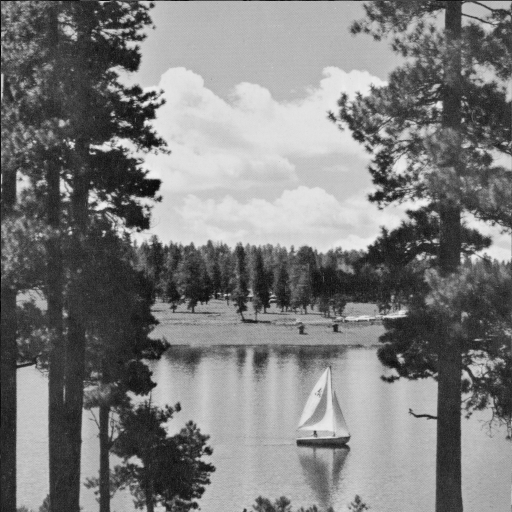
%> input picture 201501090/LAKE.TIF, 512 x 512 px
$ octave question2.m   (GNU Octave 9; MATLAB toolbox functions it lacks are replaced by stand-ins)
%> lines starting %> are read from the running program, lines starting %| are printed output that depends on the picture
### 201501090/RMSE.m
function [x] = RMSE(image1,image2)

    x = sqrt(sum(sum((image1-image2).^2)));

end

### 201501090/myDCT.m
function [imDCT] = DCT(im,Fs)
    imDCT = (Fs);
    imDCT = imDCT*double(im);
    imDCT = imDCT/Fs;
end

### 201501090/myDCT_dequantization.m
function [imageDCT] = myDCT_dequantization(imqDCT,qm,c)
    qm = qm*c;
    imageDCT = times(imqDCT,qm);
end

### 201501090/myDCT_quantization.m
function [imagequantisedDCT] = myDCT_quantization(imDCT,qm,c)
    imagequantisedDCT = imDCT;


        imagequantisedDCT = round(rdivide(imagequantisedDCT,qm*c));

end

### 201501090/myIDCT.m
function [imageIDCT] = myIDCT(im,Fs)
    imageIDCT = Fs;
    divisor=mtimes(double(im),Fs);
    imageIDCT=mldivide(imageIDCT,divisor);
end

### 201501090/question2.m
image = imread('LAKE.TIF');
%> image is the input picture: size 512x512 uint8; min 1, max 239, mean 124.7

j=1;


while j <= 3
    F = dctmtx(8);
    if j==1
        leftlimit=420;
        rightlimit=45;
    elseif j==2
        leftlimit=427;
        rightlimit=298;
    else j==3
        leftlimit=30;
        rightlimit=230;

    end
    outputimage = image(leftlimit:(leftlimit+7),rightlimit:(rightlimit+7))
    sum=127;
    outputDCT = myDCT(outputimage-sum,F)
    c=2;
    qm(1,:) = [16 11 10 16 24 40 51 61];
    qm(2,:) = [12 12 14 19 26 58 60 55];
    qm(3,:) = [14 13 16 24 40 57 69 56];
    qm(4,:) = [14 17 22 29 51 87 80 62];
    qm(5,:) = [18 22 37 56 68 109 103 77];
    qm(6,:) = [ 24 35 55 64 81 104 113 92];
    qm(7,:) =[49 64 78 87 103 121 120 101];
    qm(8,:) =[72 92 95 98 112 100 103 99];
    quantisedDCT = myDCT_quantization(outputDCT,qm,2)
    c=2;
    dequantisedqDCT = myDCT_dequantization(quantisedDCT,qm,c);
    sum=127;
    reconstructed = myIDCT(dequantisedqDCT,F)+sum
    figure;
    subplot(1,2,1);
    imshow(uint8(outputimage));
    title(j);
    subplot(1,2,2);
    imshow(uint8(reconstructed));
    title(j);
    j=j+1;
    error = RMSE(double(outputimage),double(reconstructed))

end
%> this loop made 3 passes
%> (x in RMSE, error) on passes 1 to 3: (331.7, 331.7), (55.95, 55.95), (27.55, 27.55)
%> pass 1, `title(j);`:
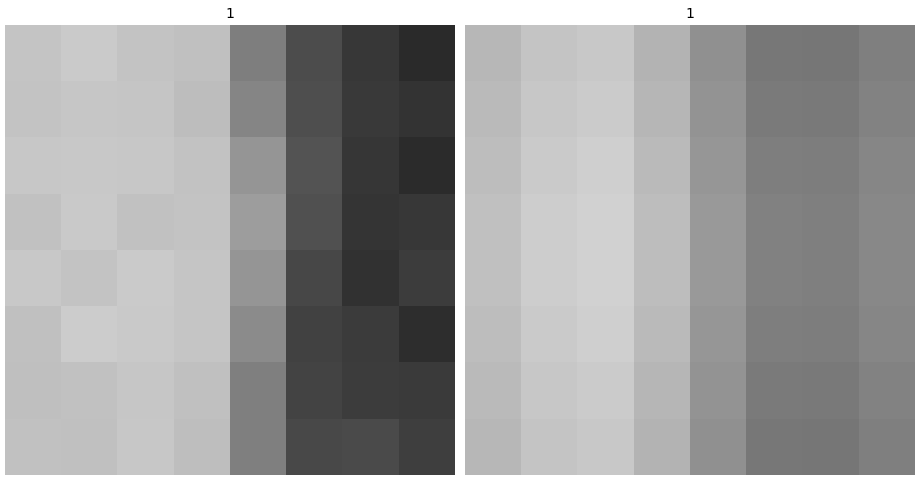
%> figure redrawn from the program's plot data, 2 panels
%> pass 2, `title(j);`:
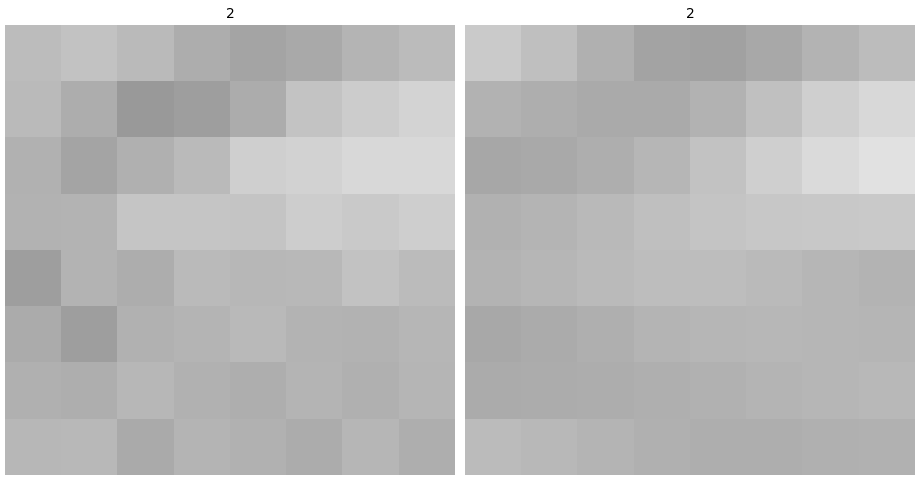
%> figure redrawn from the program's plot data, 2 panels
%> after the loop, j = 4; leftlimit = 30; qm = [16 11 10 16 24 40 51 61; 12 12 14 19 26 58 60 55; 14 13 16 24 40 57 69 56; 14 17 22 29 51 87 80 62; 18 22 37 56 68 109 103 77; 24 35 55 64 81 104 113 92; 49 64 78 87 103 121 120 101; 72 92 95 98 112 100 103 99]; rightlimit = 230
